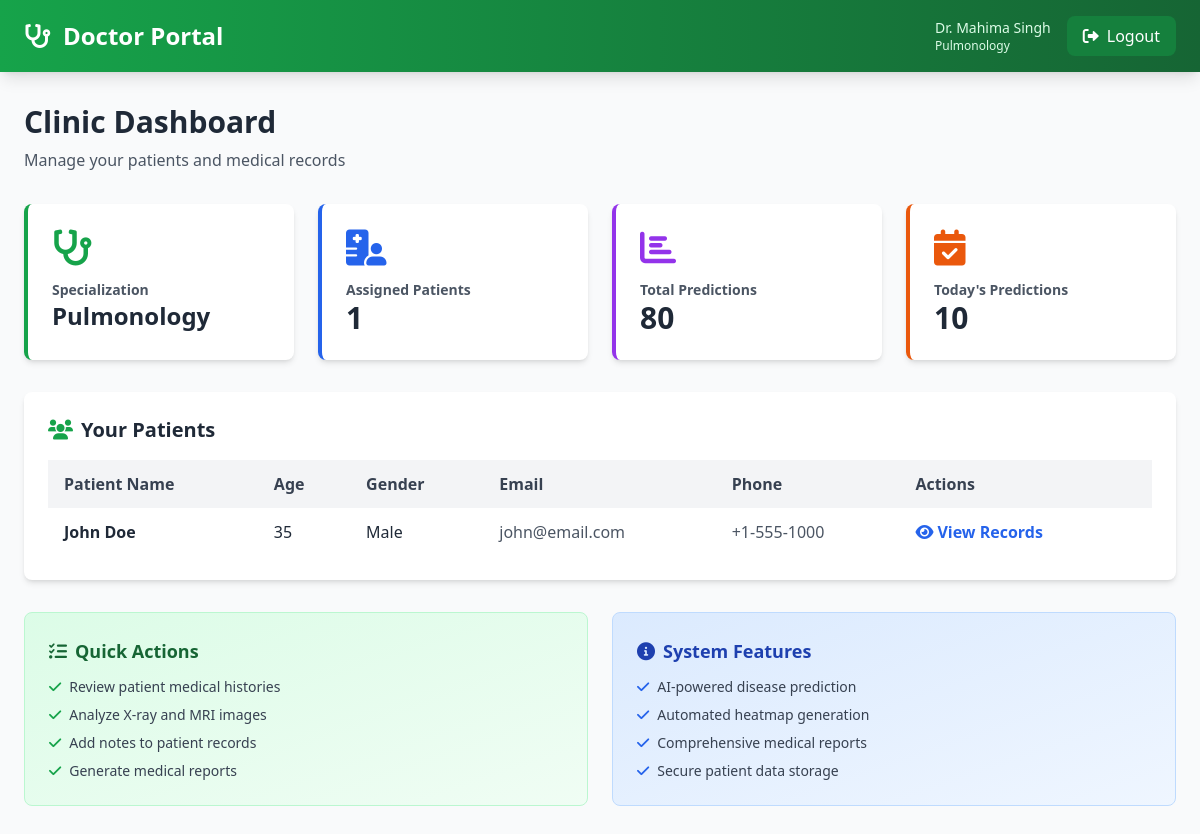
The page /dashboard/doctor (signed in) on the database its author committed.
### app/models.py (models this page shows, shortened)
class Doctor(db.Model):
    __tablename__ = 'doctors'
    id = db.Column(db.Integer, primary_key=True)
    user_id = db.Column(db.Integer, db.ForeignKey('users.id'), nullable=False, unique=True)
    full_name = db.Column(db.String(120), nullable=False)
    specialization = db.Column(db.String(100), nullable=False)
    phone = db.Column(db.String(20))
    license_number = db.Column(db.String(50), unique=True)
    created_at = db.Column(db.DateTime, nullable=False, default=datetime.utcnow)
    patients = db.relationship('DoctorPatient', backref='doctor', cascade='all, delete-orphan')
    predictions = db.relationship('Prediction', backref='doctor', lazy=True)

class Patient(db.Model):
    __tablename__ = 'patients'
    id = db.Column(db.Integer, primary_key=True)
    user_id = db.Column(db.Integer, db.ForeignKey('users.id'), nullable=True, unique=True)  # Made nullable for Asha-managed patients
    full_name = db.Column(db.String(120), nullable=False)
    age = db.Column(db.Integer)
    gender = db.Column(db.String(10))
    phone = db.Column(db.String(20))
    address = db.Column(db.String(255))
    region = db.Column(db.String(100))  # Region for Asha Worker filtering
    medical_history = db.Column(db.Text)
    diagnosed_disease = db.Column(db.String(255))  # For Asha-managed patients
    asha_worker_id = db.Column(db.Integer, db.ForeignKey('asha_workers.id'), nullable=True)  # Link to Asha Worker
    created_at = db.Column(db.DateTime, nullable=False, default=datetime.utcnow)
    doctors = db.relationship('DoctorPatient', backref='patient', cascade='all, delete-orphan')
    predictions = db.relationship('Prediction', backref='patient', lazy=True)

class User(db.Model):
    __tablename__ = 'users'
    id = db.Column(db.Integer, primary_key=True)
    username = db.Column(db.String(80), unique=True, nullable=False)
    email = db.Column(db.String(120), unique=True, nullable=False)
    password_hash = db.Column(db.String(255), nullable=False)
    role = db.Column(db.String(20), nullable=False, default='patient')
    created_at = db.Column(db.DateTime, nullable=False, default=datetime.utcnow)
    updated_at = db.Column(db.DateTime, nullable=False, default=datetime.utcnow, onupdate=datetime.utcnow)
    admin = db.relationship('Admin', uselist=False, backref='user', cascade='all, delete-orphan')
    doctor = db.relationship('Doctor', uselist=False, backref='user', cascade='all, delete-orphan')
    patient = db.relationship('Patient', uselist=False, backref='user', cascade='all, delete-orphan')
    asha_worker = db.relationship('AshaWorker', uselist=False, backref='user', cascade='all, delete-orphan')

### app/dashboard_routes.py (the view)
@dashboards.route('/doctor', methods=['GET'])
@login_required
@role_required('doctor')
def doctor_dashboard():
    doctor = get_current_doctor()
    if not doctor:
        flash('Doctor profile not found', 'danger')
        return redirect(url_for('routes.index'))
    stats = get_doctor_stats(doctor.id)
    return render_template('dashboards/doctor_dashboard.html',
                         doctor=doctor,
                         stats=stats)

### app/auth.py (called while the page is built)
def login_required(f):
    @wraps(f)
    def decorated_function(*args, **kwargs):
        if 'user_id' not in session:
            flash('Please log in first', 'warning')
            return redirect(url_for('routes.index'))
        return f(*args, **kwargs)
    return decorated_function

def role_required(*allowed_roles):
    def decorator(f):
        @wraps(f)
        def decorated_function(*args, **kwargs):
            if 'user_id' not in session:
                flash('Please log in first', 'warning')
                return redirect(url_for('login'))
            if session.get('user_role') not in allowed_roles:
                flash('You do not have permission to access this page', 'danger')
                return redirect(url_for('index'))
            return f(*args, **kwargs)
        return decorated_function
    return decorator

def get_current_user():
    user_id = session.get('user_id')
    if user_id:
        return User.query.get(user_id)
    return None

def get_current_doctor():
    from app.models import Doctor
    user = get_current_user()
    if user and user.doctor:
        return user.doctor
    return None

### app/dashboard_routes.py (called while the page is built)
def get_doctor_stats(doctor_id):
    doctor = Doctor.query.get(doctor_id)
    if not doctor:
        return {}
    assigned_patients = db.session.query(Patient).join(
        DoctorPatient, Patient.id == DoctorPatient.patient_id
    ).filter(DoctorPatient.doctor_id == doctor_id).all()
    patient_ids = [p.id for p in assigned_patients]
    predictions_query = Prediction.query.filter(
        Prediction.patient_id.in_(patient_ids) if patient_ids else False
    )
    return {
        'full_name': doctor.full_name,
        'specialization': doctor.specialization,
        'assigned_patients': len(assigned_patients),
        'total_predictions': predictions_query.count(),
        'predictions_today': predictions_query.filter(
            func.date(Prediction.created_at) == datetime.now().date()
        ).count(),
        'patients': assigned_patients,
    }

### app/templates/dashboards/doctor_dashboard.html (shortened to what this page needs)
<!DOCTYPE html>
<html lang="en">
<head>
    <script src="https://cdn.tailwindcss.com"></script>
    <link rel="stylesheet" href="https://cdnjs.cloudflare.com/ajax/libs/font-awesome/6.0.0/css/all.min.css">
</head>
<body class="bg-gray-50">
    <nav class="bg-gradient-to-r from-green-600 to-green-800 text-white shadow-lg">
        <div class="max-w-7xl mx-auto px-6 py-4">
            <div class="flex justify-between items-center">
                <div class="flex items-center space-x-3">
                    <i class="fas fa-stethoscope text-2xl"></i>
                    <h1 class="text-2xl font-bold">Doctor Portal</h1>
                </div>
                <div class="flex items-center space-x-4">
                    <div>
                        <p class="text-sm text-green-100">{{ doctor.full_name }}</p>
                        <p class="text-xs text-green-100">{{ doctor.specialization }}</p>
                    </div>
                    <form method="POST" action="{{ url_for('auth.logout') }}" style="display: inline;">
                        <button type="submit" class="bg-green-700 hover:bg-green-900 px-4 py-2 rounded-lg transition">
                            <i class="fas fa-sign-out-alt mr-2"></i>Logout
                        </button>
                    </form>
                </div>
            </div>
        </div>
    </nav>
    <div class="max-w-7xl mx-auto px-6 py-8">
        <div class="mb-8">
            <h2 class="text-3xl font-bold text-gray-800 mb-2">Clinic Dashboard</h2>
            <p class="text-gray-600">Manage your patients and medical records</p>
        </div>
        <div class="grid grid-cols-1 md:grid-cols-4 gap-6 mb-8">
            <div class="bg-white rounded-lg shadow-md p-6 border-l-4 border-green-600">
                <i class="fas fa-stethoscope text-4xl text-green-600 mb-3"></i>
                <h3 class="text-gray-600 text-sm font-semibold">Specialization</h3>
                <p class="text-2xl font-bold text-gray-800">{{ doctor.specialization }}</p>
            </div>
            <div class="bg-white rounded-lg shadow-md p-6 border-l-4 border-blue-600">
                <i class="fas fa-hospital-user text-4xl text-blue-600 mb-3"></i>
                <h3 class="text-gray-600 text-sm font-semibold">Assigned Patients</h3>
                <p class="text-3xl font-bold text-gray-800">{{ stats.assigned_patients }}</p>
            </div>
            <div class="bg-white rounded-lg shadow-md p-6 border-l-4 border-purple-600">
                <i class="fas fa-chart-bar text-4xl text-purple-600 mb-3"></i>
                <h3 class="text-gray-600 text-sm font-semibold">Total Predictions</h3>
                <p class="text-3xl font-bold text-gray-800">{{ stats.total_predictions }}</p>
            </div>
            <div class="bg-white rounded-lg shadow-md p-6 border-l-4 border-orange-600">
                <i class="fas fa-calendar-check text-4xl text-orange-600 mb-3"></i>
                <h3 class="text-gray-600 text-sm font-semibold">Today's Predictions</h3>
                <p class="text-3xl font-bold text-gray-800">{{ stats.predictions_today }}</p>
            </div>
        </div>
        <div class="bg-white rounded-lg shadow-md p-6">
            <h3 class="text-xl font-bold text-gray-800 mb-4">
                <i class="fas fa-users mr-2 text-green-600"></i>Your Patients
            </h3>
            {% if stats.patients %}
                <div class="overflow-x-auto">
                    <table class="w-full">
                        <thead class="bg-gray-100">
                            <tr>
                                <th class="px-4 py-3 text-left text-gray-700 font-semibold">Patient Name</th>
                                <th class="px-4 py-3 text-left text-gray-700 font-semibold">Age</th>
                                <th class="px-4 py-3 text-left text-gray-700 font-semibold">Gender</th>
                                <th class="px-4 py-3 text-left text-gray-700 font-semibold">Email</th>
                                <th class="px-4 py-3 text-left text-gray-700 font-semibold">Phone</th>
                                <th class="px-4 py-3 text-left text-gray-700 font-semibold">Actions</th>
                            </tr>
                        </thead>
                        <tbody class="divide-y">
                            {% for patient in stats.patients %}
                                <tr class="hover:bg-gray-50">
                                    <td class="px-4 py-3 font-semibold text-gray-800">{{ patient.full_name }}</td>
                                    <td class="px-4 py-3 text-gray-800">{{ patient.age or 'N/A' }}</td>
                                    <td class="px-4 py-3 text-gray-800">
                                        {{ 'Male' if patient.gender == 'M' else 'Female' if patient.gender == 'F' else 'N/A' }}
                                    </td>
                                    <td class="px-4 py-3 text-gray-600">{{ patient.user.email if patient.user else 'N/A' }}</td>
                                    <td class="px-4 py-3 text-gray-600">{{ patient.phone or 'N/A' }}</td>
                                    <td class="px-4 py-3">
                                        <a href="{{ url_for('dashboards.doctor_view_patient', patient_id=patient.id) }}"
                                           class="text-blue-600 hover:text-blue-800 font-semibold mr-3">
                                            <i class="fas fa-eye mr-1"></i>View Records
                                        </a>
                                    </td>
                                </tr>
                            {% endfor %}
                        </tbody>
                    </table>
                </div>
            {% else %}
                <p class="text-gray-600 text-center py-8">
                    <i class="fas fa-inbox mr-2"></i>No patients assigned yet
                </p>
            {% endif %}
        </div>
        <div class="grid grid-cols-1 md:grid-cols-2 gap-6 mt-8">
            <div class="bg-gradient-to-br from-green-100 to-green-50 border border-green-200 rounded-lg p-6">
                <h4 class="text-lg font-bold text-green-800 mb-3">
                    <i class="fas fa-tasks mr-2"></i>Quick Actions
                </h4>
                <ul class="space-y-2 text-sm text-gray-700">
                    <li><i class="fas fa-check text-green-600 mr-2"></i>Review patient medical histories</li>
                    <li><i class="fas fa-check text-green-600 mr-2"></i>Analyze X-ray and MRI images</li>
                    <li><i class="fas fa-check text-green-600 mr-2"></i>Add notes to patient records</li>
                    <li><i class="fas fa-check text-green-600 mr-2"></i>Generate medical reports</li>
                </ul>
            </div>
            <div class="bg-gradient-to-br from-blue-100 to-blue-50 border border-blue-200 rounded-lg p-6">
                <h4 class="text-lg font-bold text-blue-800 mb-3">
                    <i class="fas fa-info-circle mr-2"></i>System Features
                </h4>
                <ul class="space-y-2 text-sm text-gray-700">
                    <li><i class="fas fa-check text-blue-600 mr-2"></i>AI-powered disease prediction</li>
                    <li><i class="fas fa-check text-blue-600 mr-2"></i>Automated heatmap generation</li>
                    <li><i class="fas fa-check text-blue-600 mr-2"></i>Comprehensive medical reports</li>
                    <li><i class="fas fa-check text-blue-600 mr-2"></i>Secure patient data storage</li>
                </ul>
            </div>
        </div>
    </div>
</body>
</html>

### rows shown on the page
Doctor: full_name "Dr. Mahima Singh", specialization "Pulmonology"
Patient: full_name "John Doe", age "35", gender "Male", user "john@email.com", phone "+1-555-1000"

### other values the page prints
{{ stats.assigned_patients }} "1"
{{ stats.total_predictions }} "80"
{{ stats.predictions_today }} "10"
